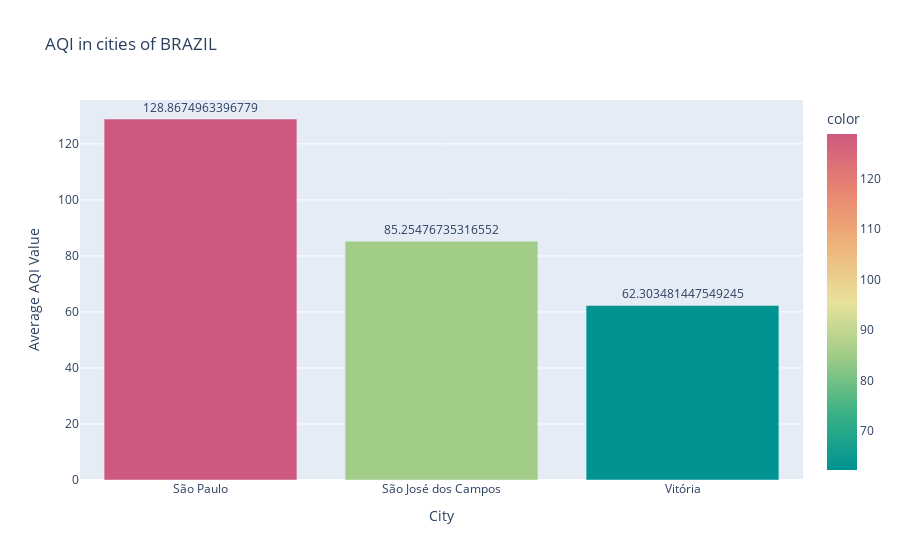

Source (notebook cell):
### Markdown cell above
###### AQI in cities of Brazil

### Code cell
AQI_DATA_Major_BR=AQI_DATA_Major[AQI_DATA_Major['Country']=='BR']
AQI_DATA_Major_BR = AQI_DATA_Major_BR.set_index('Date')
AQI_by_city_BR = AQI_DATA_Major_BR.groupby('City').mean()['AQI_calculated']
AQI_by_city_BR_sorted = AQI_by_city_BR.sort_values(ascending=False)
fig = px.bar(AQI_by_city_BR_sorted,x=AQI_by_city_BR_sorted.index,y=AQI_by_city_BR_sorted.values,labels = {'y':'Average AQI Value'},color=AQI_by_city_BR_sorted.values,color_continuous_scale="temps", text=AQI_by_city_BR_sorted.values,title="AQI in cities of BRAZIL")
fig.update_traces(textposition='outside')
fig.show()

### Figure 1 — Plotly figure (JSON) as saved in the notebook; plotly's stock layout.template omitted (floating-point values rounded to 4 significant figures)
{"data": [{"alignmentgroup": "True", "hovertemplate": "City=%{x}<br>Average AQI Value=%{y}<br>text=%{text}<br>color=%{marker.color}<extra></extra>", "legendgroup": "", "marker": {"color": [128.9, 85.25, 62.3], "coloraxis": "coloraxis", "pattern": {"shape": ""}}, "name": "", "offsetgroup": "", "orientation": "v", "showlegend": false, "text": [128.9, 85.25, 62.3], "textposition": "outside", "type": "bar", "x": ["São Paulo", "São José dos Campos", "Vitória"], "xaxis": "x", "y": [128.9, 85.25, 62.3], "yaxis": "y"}], "layout": {"barmode": "relative", "coloraxis": {"colorbar": {"title": {"text": "color"}}, "colorscale": [[0, "rgb(0, 147, 146)"], [0.1667, "rgb(57, 177, 133)"], [0.3333, "rgb(156, 203, 134)"], [0.5, "rgb(233, 226, 156)"], [0.6667, "rgb(238, 180, 121)"], [0.8333, "rgb(232, 132, 113)"], [1, "rgb(207, 89, 126)"]]}, "legend": {"tracegroupgap": 0}, "title": {"text": "AQI in cities of BRAZIL"}, "xaxis": {"anchor": "y", "domain": [0, 1], "title": {"text": "City"}}, "yaxis": {"anchor": "x", "domain": [0, 1], "title": {"text": "Average AQI Value"}}}}
